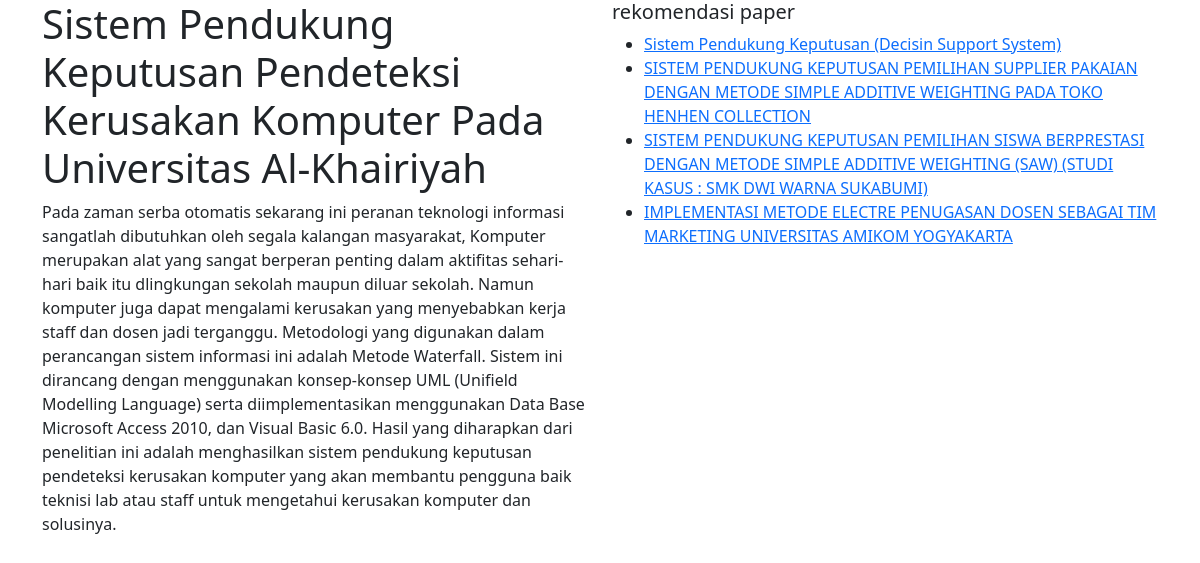
Screenshot of /detail.php?id=3 with the database file from the repository.
### tables this page shows
CREATE TABLE `dataset` (
  `id` int(11) NOT NULL,
  `penulis` varchar(255) NOT NULL,
  `judul` varchar(255) NOT NULL,
  `abstrak` text NOT NULL
);

### detail.php (the view, shortened to what this page needs)
<?php
$mysql = new Mysqli("localhost","root","","cb");
$id = $_GET["id"];
$ambil = $mysql->query("SELECT * FROM dataset WHERE
                    id='$id'");
$paper = $ambil->fetch_assoc();
$abstrak_ini = $paper['abstrak'];
$paperlain = array();
$pungut = $mysql->query("SELECT * FROM dataset WHERE id !='$id'");
while($tiap = $pungut->fetch_assoc())
{
  $abstrak_itu = $tiap['abstrak'];
  $abstrak_itu = preg_replace('/[^A-Za-z]/', " ", $abstrak_itu);
  $abstrak_itu = strtolower($abstrak_itu);
  $abstrak_ini = preg_replace('/[^A-Za-z]/', " ", $abstrak_ini);
  $abstrak_ini = strtolower($abstrak_ini);
  similar_text($abstrak_ini, $abstrak_itu, $prosentase);
  $tiap['prosentase'] = $prosentase;
  $paperlain[] = $tiap;
}
usort($paperlain, function($a, $b) {
    return $b['prosentase'] <=> $a['prosentase'];
});
?>
<!doctype html>
<html lang="en">
  <head>
    <link href="https://cdn.jsdelivr.net/npm/bootstrap@5.3.2/dist/css/bootstrap.min.css" rel="stylesheet">
  </head>
  <body>
  	<div class="container">
      <div class="row">
        <div class="col-md-6">
  		    <h1><?php echo $paper["judul"] ?></h1>
          <?php echo $paper['abstrak'] ?>
        </div>
        <div class="col-md-6">
          <h5>rekomendasi paper</h5>
          <ul>
            <?php foreach ($paperlain as $key => $p): ?>
              <li>
                <a href="detail.php?id=<?php echo $p['id'] ?>">
                  <?php echo $p['judul'] ?>
                </a>
              </li>
            <?php endforeach ?>
          </ul>
        </div>
      </div>
  	</div>
  </body>
</html>

### rows the page displays
dataset: abstrak "Pada zaman serba otomatis sekarang ini peranan teknologi informasi sangatlah dibutuhkan oleh segala kalangan masyarakat, Komputer merupakan alat yang sangat berperan penting dalam aktifitas sehari-hari baik itu dlingkungan sekolah maupun diluar sekolah. Namun komputer juga dapat mengalami kerusakan yang menyebabkan kerja staff dan dosen jadi terganggu. Metodologi yang digunakan dalam perancangan sistem informasi ini adalah Metode Waterfall. Sistem ini dirancang dengan menggunakan konsep-konsep UML (Unifield Modelling Language) serta diimplementasikan menggunakan Data Base Microsoft Access 2010, dan Visual Basic 6.0. Hasil yang diharapkan dari penelitian ini adalah menghasilkan sistem…"
dataset: judul "Sistem Pendukung Keputusan (Decisin Support System)"
dataset: judul "SISTEM PENDUKUNG KEPUTUSAN PEMILIHAN SUPPLIER PAKAIAN DENGAN METODE SIMPLE ADDITIVE WEIGHTING PADA TOKO HENHEN COLLECTION"
dataset: judul "SISTEM PENDUKUNG KEPUTUSAN PEMILIHAN SISWA BERPRESTASI DENGAN METODE SIMPLE ADDITIVE WEIGHTING (SAW) (STUDI KASUS : SMK DWI WARNA SUKABUMI)"
dataset: judul "IMPLEMENTASI METODE ELECTRE PENUGASAN DOSEN SEBAGAI TIM MARKETING UNIVERSITAS AMIKOM YOGYAKARTA"
